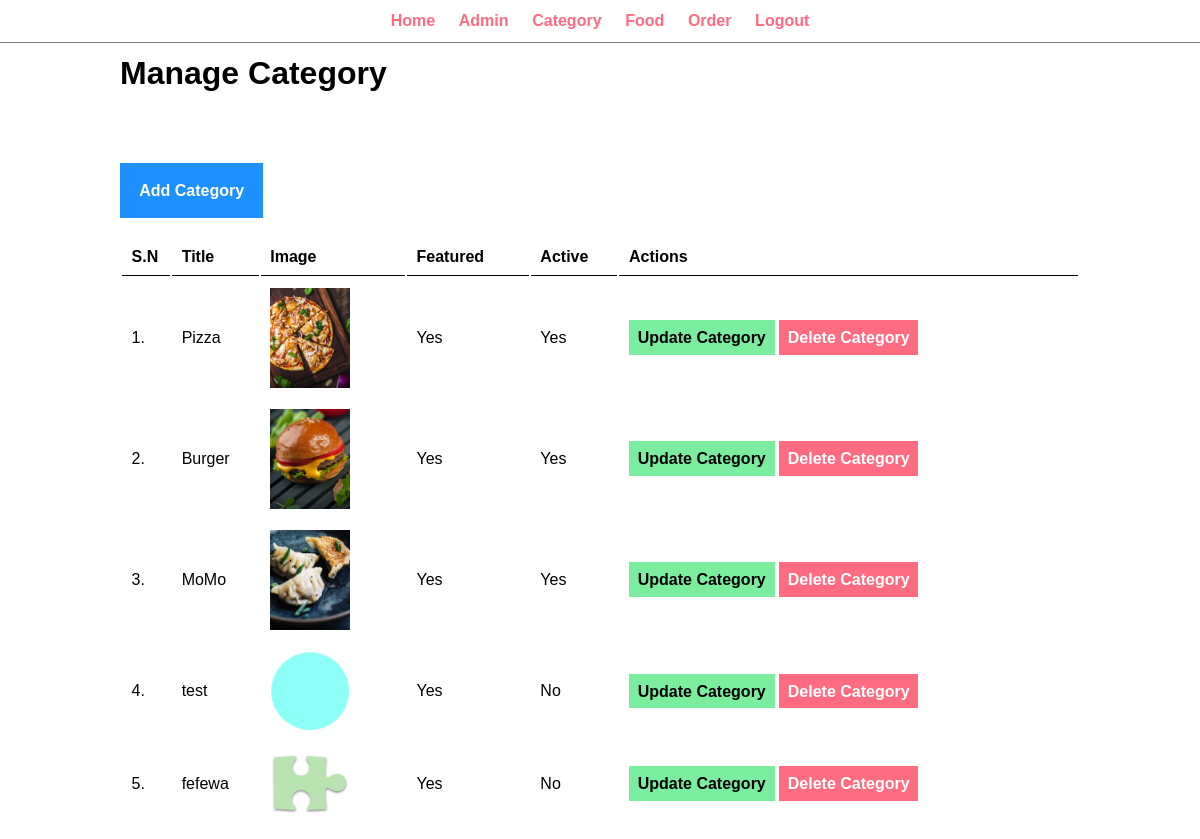
The app's page /admin/manage-category.php (signed in) with its own data.
### tables this page shows
CREATE TABLE `tbl_category` (
  `id` int(10) UNSIGNED NOT NULL,
  `title` varchar(100) NOT NULL,
  `image_name` varchar(255) NOT NULL,
  `featured` varchar(10) NOT NULL,
  `active` varchar(10) NOT NULL
);

### admin/manage-category.php (the view, shortened to what this page needs)
<?php
include ('partials/menu.php');
?>
<div class ="main-content">
          <div class ="wrapper">
              <h1>Manage Category </h1>
              <br><br><br>
            <br><br>
              <a href="<?php echo SITEURL; ?>admin/add-category.php" class="btn-primary">Add Category </a>
            <br><br> <br>
            <table class="tbl-full">
                <tr>
                    <th>S.N</th>
                    <th>Title</th>
                    <th>Image</th>
                    <th>Featured</th>
                    <th>Active</th>
                    <th>Actions</th>
                </tr>
                <?php
                $sql= "SELECT * FROM tbl_category";
                $res=mysqli_query($conn, $sql);
                $count= mysqli_num_rows($res);
                $sn=1;
                if($count >1){
                    while($row=mysqli_fetch_assoc($res)){
                        $id= $row['id'];
                        $title= $row['title'];
                        $image_name=$row['image_name'];
                        $featured = $row['featured'];
                        $active = $row['active'];
                    ?>
                        <tr>
                            <td> <?php echo $sn++; ?>.</td>
                            <td> <?php echo $title; ?> </td>
                            <td>
                                <?php
                                if($image_name!=""){
                                    ?>
                                    <img src="<?php echo SITEURL; ?>images/category/<?php echo $image_name; ?>"width="80px" >
                                    <?php
                                }
                                else{
                                    echo "<div class='error'> Image not added. </div>";
                                }
                                ?>
                            </td>
                            <td> <?php echo $featured; ?> </td>
                            <td> <?php echo $active; ?> </td>
                                <td>
                                    <a href="<?php echo SITEURL; ?>admin/update-category.php?id=<?php echo $id; ?>" class="btn-secondary"> Update Category</a>
                                    <a href="<?php echo SITEURL; ?>admin/delete-category.php?id=<?php echo $id; ?>&image_name=<?php echo $image_name;?>" class="btn-danger"> Delete Category</a>
                                </td>
                        </tr>
                    <?php
                    }
                }
                else{
                    ?>
                    <tr>
                        <td colspan="6"><div class='error'> No Category Added</div></td>
                    </tr>
                    <?php
                }
                ?>
            </table>
</body>
    </html>

### CSS/admin.css (style rules this page uses)
* { margin: 0; padding: 0; font-family: Arial, Helvetica, sans-serif; }
.wrapper { padding: 1%; width: 80%; margin: 0 auto; color: black; }
.tbl-full { width: 100%; }
table tr th { border-bottom: 1px solid black; padding: 1%; text-align: left; }
table tr td { padding: 1%; }
.btn-primary { background-color: #1e90ff; padding: 2%; color: white; text-decoration: none; font-weight: bold; }
.btn-secondary { background-color: #7bed9f; padding: 2%; color: black; text-decoration: none; font-weight: bold; }
.btn-danger { background-color: #ff6b81; padding: 2%; color: white; text-decoration: none; font-weight: bold; }

### records on screen
tbl_category: title "Pizza", image_name (picture), featured "Yes", active "Yes"
tbl_category: title "Burger", image_name (picture), featured "Yes", active "Yes"
tbl_category: title "MoMo", image_name (picture), featured "Yes", active "Yes"
tbl_category: title "test", image_name (picture), featured "Yes", active "No"
tbl_category: title "fefewa", image_name (picture), featured "Yes", active "No"
